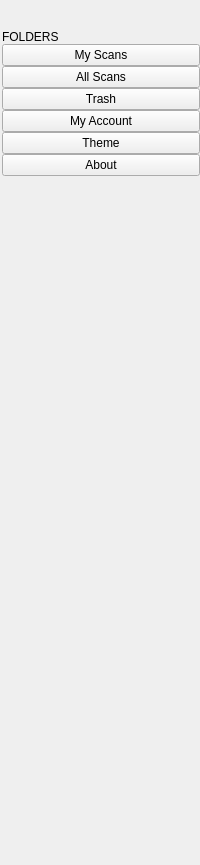
     <widget class="QWidget" name="SideBar" native="true">
      <layout class="QGridLayout" name="gridLayout_9">
       <property name="leftMargin">
        <number>2</number>
       </property>
       <property name="topMargin">
        <number>30</number>
       </property>
       <property name="rightMargin">
        <number>0</number>
       </property>
       <property name="bottomMargin">
        <number>0</number>
       </property>
       <property name="spacing">
        <number>0</number>
       </property>
       <item row="0" column="0">
        <widget class="QLabel" name="FoldersLabel">
         <property name="text">
          <string>FOLDERS</string>
         </property>
        </widget>
       </item>
       <item row="1" column="0">
        <layout class="QGridLayout" name="gridLayout_2">
         <property name="spacing">
          <number>0</number>
         </property>
         <item row="0" column="0">
          <widget class="QPushButton" name="MyScansBtn">
           <property name="text">
            <string>My Scans</string>
           </property>
           <property name="checkable">
            <bool>true</bool>
           </property>
           <property name="autoExclusive">
            <bool>true</bool>
           </property>
          </widget>
         </item>
         <item row="1" column="0">
          <widget class="QPushButton" name="AllScansBtn">
           <property name="text">
            <string>All Scans</string>
           </property>
           <property name="checkable">
            <bool>true</bool>
           </property>
           <property name="autoExclusive">
            <bool>true</bool>
           </property>
          </widget>
         </item>
         <item row="2" column="0">
          <widget class="QPushButton" name="TrashBtn">
           <property name="text">
            <string>Trash</string>
           </property>
           <property name="checkable">
            <bool>true</bool>
           </property>
           <property name="autoExclusive">
            <bool>true</bool>
           </property>
          </widget>
         </item>
         <item row="3" column="0">
          <widget class="QPushButton" name="MyAccountBtn">
           <property name="text">
            <string>My Account</string>
           </property>
           <property name="checkable">
            <bool>true</bool>
           </property>
           <property name="autoExclusive">
            <bool>true</bool>
           </property>
          </widget>
         </item>
         <item row="4" column="0">
          <widget class="QPushButton" name="ThemeBtn">
           <property name="text">
            <string>Theme</string>
           </property>
           <property name="checkable">
            <bool>true</bool>
           </property>
           <property name="autoExclusive">
            <bool>true</bool>
           </property>
          </widget>
         </item>
         <item row="5" column="0">
          <widget class="QPushButton" name="AboutBtn">
           <property name="text">
            <string>About</string>
           </property>
           <property name="checkable">
            <bool>true</bool>
           </property>
           <property name="autoExclusive">
            <bool>true</bool>
           </property>
          </widget>
         </item>
        </layout>
       </item>
       <item row="2" column="0">
        <spacer name="verticalSpacer">
         <property name="orientation">
          <enum>Qt::Vertical</enum>
         </property>
         <property name="sizeHint" stdset="0">
          <size>
           <width>20</width>
           <height>689</height>
          </size>
         </property>
        </spacer>
       </item>
      </layout>
     </widget>
